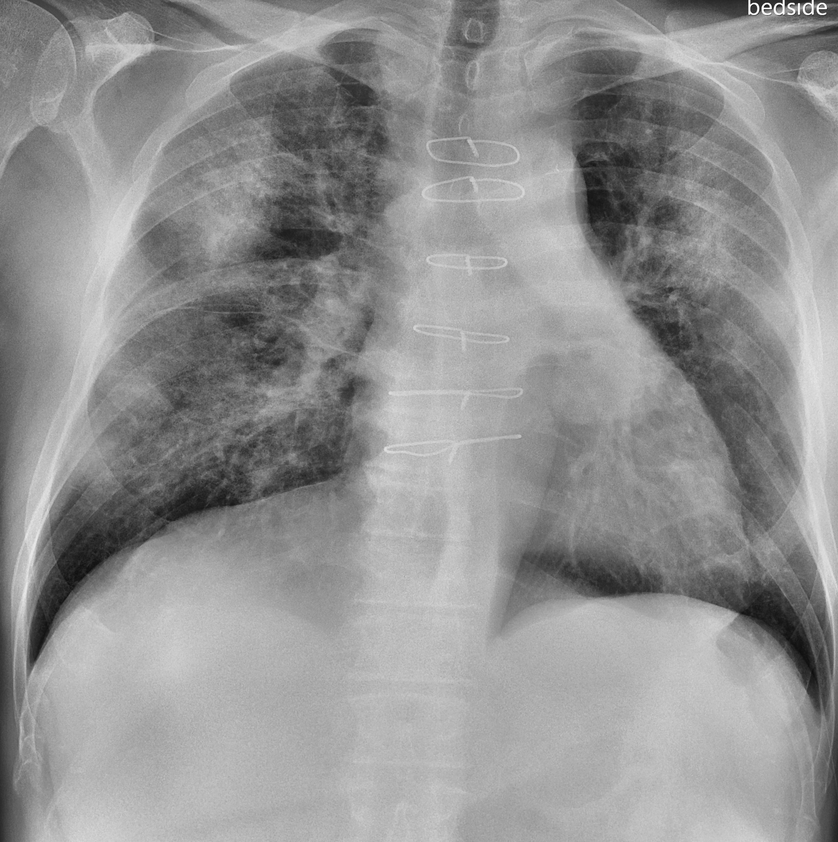
#> input picture dataset/covid/028.png, 838 x 842 px, shrunk from 2738 x 2748 before the run, found by its file name; its folder holds only this picture in this run; the run also reads 1 picture not shown here
$ jupyter execute --allow-errors 01_01_PreProcessing.ipynb   (shell and % lines are left out)
#> lines starting #> are read from the running program, lines starting #| are printed output that depends on the picture
<a href="https://colab.research.google.com/github/ricardotran92/COVID19_Pneumonia_Normal_Chest_Xray_PA/blob/main/Github_Colab.ipynb" target="_parent"></a>

[cell 1]
from google.colab import drive as drive
drive.mount('/content/drive')

[cell 2]
# Access a public Github repos
%cd '/content'

[cell 3]
import pandas as pd
import numpy as np
import os
import matplotlib.pyplot as plt
import cv2
from PIL import Image

[cell 4]
# @title
def DataSetSummary (local_path, tabs):
  # Take list of files & folders in local folder
  all_items = os.listdir(local_path)

  # Filter folder list
  folders = [item for item in all_items if os.path.isdir(os.path.join(local_path, item))]

  # Print summary information if folders > 0:
  if(len(folders) > 0):
    indent = '\t' * tabs
    print("{}Tổng số thư mục: {}".format(indent, len(folders)))
    for folder in folders:
      folder_path = os.path.join(local_path, folder)
      files_in_folder = len(os.listdir(folder_path))
      print("{}-Thư mục: {}, Số tệp: {}".format(indent, folder, files_in_folder))
      DataSetSummary(folder_path, tabs+1)

# DataSetSummary(local_path, 0)

[cell 5]
# import os

# Hierarchical local folder in Colab
repository_folder = ["COVID19_Pneumonia_Normal_Chest_Xray_PA"]

for folder in repository_folder:
  local_path = '/content/' + folder + '/dataset'
  # local_path = '/content/' + folder + '/sample'
  DataSetSummary(local_path, 0)

[cell 6]
%cd /content/drive/MyDrive/Colab Notebooks/Thesis/Preprocessing

[cell 7]
# Set the path to your dataset
# dataset_path = '/content/COVID19_Pneumonia_Normal_Chest_Xray_PA/sample'
dataset_path = '/content/COVID19_Pneumonia_Normal_Chest_Xray_PA/dataset'

[cell 8]
import os

class Image:
    def __init__(self, path, label):
        # self.image = cv2.imread(path) # directly read
        self.path = path # only directory
        self.label = label

def load_images_from_folder(dataset_path):
    images = []
    # labels = [] # direct
    for class_name in os.listdir(dataset_path):
        class_folder_path = os.path.join(dataset_path, class_name)
        if os.path.isdir(class_folder_path):
            for image_name in os.listdir(class_folder_path):
                image_path = os.path.join(class_folder_path, image_name)
                img = Image(image_path, class_name)
                images.append(img)
#> pass 2 of the loop in load_images_from_folder, `for class_name in os.listdir(dataset_path):`:
                # labels.append(img.label) # direct
    # return images, labels # direct
    return images

images = load_images_from_folder(dataset_path)
# for class_name, imgs in images.items():
#     for img in imgs:
#         print(f"Path: {img.path}, Label: {img.label}")

[cell 9]
def load_images_from_folder(dataset_path, images_per_class=None):
    images = {}
    for class_name in os.listdir(dataset_path):
        class_folder_path = os.path.join(dataset_path, class_name)
        if os.path.isdir(class_folder_path):
            count = 0
            images[class_name] = []
            for image_name in os.listdir(class_folder_path):
                if images_per_class is None or count < images_per_class:
                    image_path = os.path.join(class_folder_path, image_name)
                    img = Image(image_path, class_name)
                    images[class_name].append(img)
                    count += 1
#> pass 2 of the loop in load_images_from_folder, `for class_name in os.listdir(dataset_path):`:
    return images

def imshow(images, images_per_class=None):
#> called with images_per_class = 10
    for class_name, imgs in images.items():
        plt.figure(figsize=(30,30))
        print(f'Class {class_name}')
        for i in range(min(images_per_class if images_per_class else len(imgs), len(imgs))):
            plt.subplot(1, images_per_class if images_per_class else len(imgs), i+1)
            img = cv2.imread(imgs[i].path)
#> img is the input picture: shape (842, 838, 3); min 14, max 255, mean 146.1
            # img = cv2.cvtColor(img, cv2.COLOR_BGR2RGB)
            plt.imshow(img)
            # plt.title(os.path.basename(imgs[i].path))
            plt.axis('off')
        plt.show()
#> pass 2 of the loop in imshow, `for class_name, imgs in images.items():`:
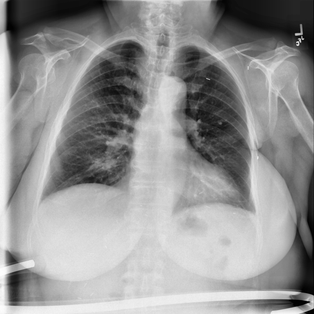
#> input picture dataset/normal/00000054_005.png, 314 x 314 px, shrunk from 1024 x 1024 before the run, found by its file name
#> in imshow, img is the input picture: shape (314, 314, 3); min 0, max 253, mean 147.7

# Example usage:
images = load_images_from_folder(dataset_path)
imshow(images, 10)

[cell 10]
from PIL import Image

def get_image_specifications(image_path):
    # Open the image file
    with Image.open(image_path) as img:
        # Get image specifications
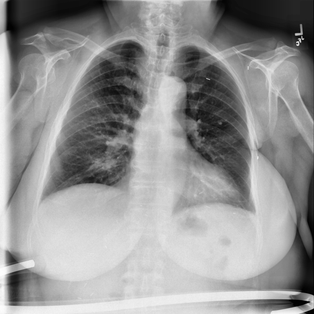
#> img: PIL image 314x314 L; min 0, max 253, mean 147.7
        image_format = img.format
#> image_format = 'PNG'
        image_mode = img.mode
#> image_mode = 'L'
        image_size = img.size
#> image_size = (314, 314)
        image_width, image_height = img.size
#> image_width = 314; image_height = 314
        image_color = img.getcolors()
#> image_color = 254 pairs, first value 11 to 1199, second value 0 to 253

    return f"Image Format: {image_format}\nImage Mode: {image_mode}\nImage Size: {image_size} pixels (Width: {image_width}, Height: {image_height})\nImage Colors: {image_color}"

# Example usage:
# image_path = "/content/COVID19_Pneumonia_Normal_Chest_Xray_PA/sample/pneumonia/00001182_004.png"
print('images.keys:', images.keys())
print('image_path:',image_path := images['normal'][0].path)
image_specifications = get_image_specifications(image_path)
print(image_specifications)
#> (printed output is left out)

[cell 11]
import os
import cv2
import numpy as np
from shutil import copyfile

# Define that paths
# dataset_path = '/content/COVID19_Pneumonia_Normal_Chest_Xray_PA/sample'
output_path = '/content/drive/MyDrive/Colab Notebooks/Thesis/Preprocessing/MassivePNG_CLAHE_medianF3x3'

# Create the output directory if it doesn't exist
os.makedirs(output_path, exist_ok=True)

# Get the list of child class folders
child_folders = os.listdir(dataset_path)

# Process each child class folder
for folder in child_folders:
    # Create the output folder for the current child class
    output_folder = os.path.join(output_path, folder)
    os.makedirs(output_folder, exist_ok=True)

    # Get the list of image files in the current child class folder
    folder_path = os.path.join(dataset_path, folder)
    image_files = os.listdir(folder_path)

    # # List of lossless formats
    # lossless_formats = ['.png']

    # Process each image file
    for image_file in image_files:
        # Read the image
        image_path = os.path.join(folder_path, image_file)
        img = cv2.imread(image_path)

        # # Preprocess the image
        # Convert the image to grayscale
        gray = cv2.cvtColor(img, cv2.COLOR_BGR2GRAY)

        # CLAHE (Contrast Limited Adaptive Histogram Equalization)
        # create a CLAHE object (Arguments are optional).
        clahe = cv2.createCLAHE(clipLimit=2.0, tileGridSize=(8,8))
        cl1 = clahe.apply(gray)
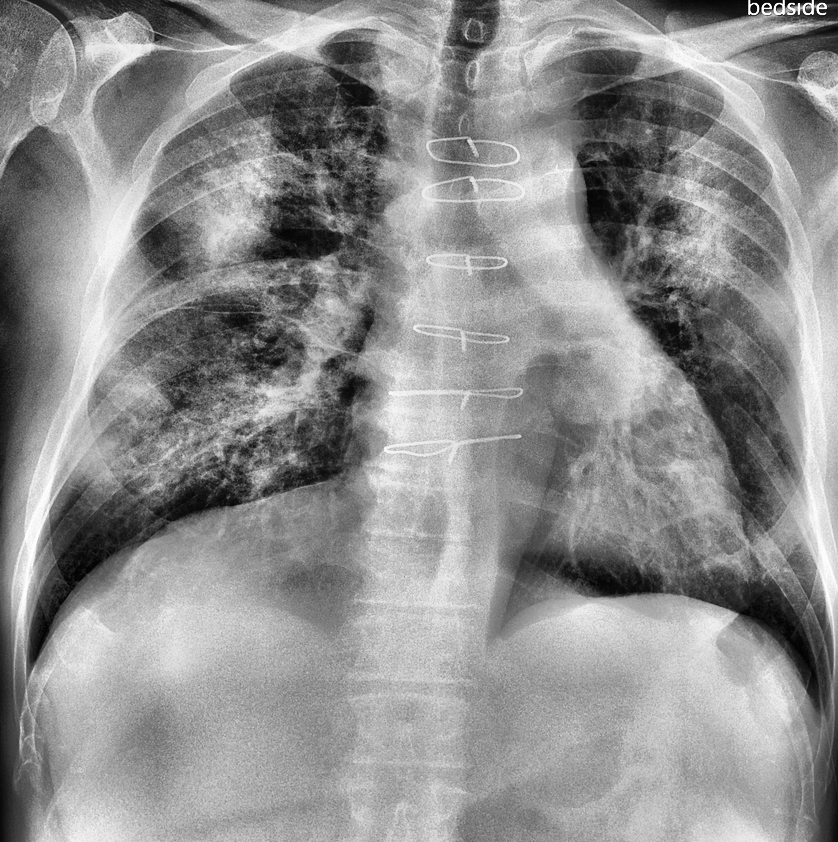
#> cl1: shape (842, 838); min 2, max 255, mean 143.1

        # Apply median filter
        median = cv2.medianBlur(cl1, 3)

        # # Reverse the image (if GRAY2BGR)
        # reversed_img = 255 - cl1
        # # Convert the reversed image back to color
        # color_img = cv2.cvtColor(reversed_img, cv2.COLOR_GRAY2BGR)

        # Export the preprocessed image to the output folder
        filename, extension = os.path.splitext(image_file)
        # output_image_path = os.path.join(output_folder, image_file)
        output_image_path = os.path.join(output_folder, filename + '.png') # ('jpg', 'png')

        # cv2.imwrite(output_image_path, img)
        # cv2.imwrite(output_image_path, cl1)
        # cv2.imwrite(output_image_path, color_img)
        cv2.imwrite(output_image_path, median)
#> pass 2 of the loop `for folder in child_folders:`:
#> `cl1 = clahe.apply(gray)`:
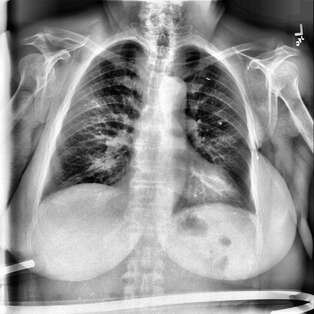
#> cl1: shape (314, 314); min 1, max 255, mean 147
#> median: shape (314, 314)
        # cv2.imwrite(output_image_path, final_img)
